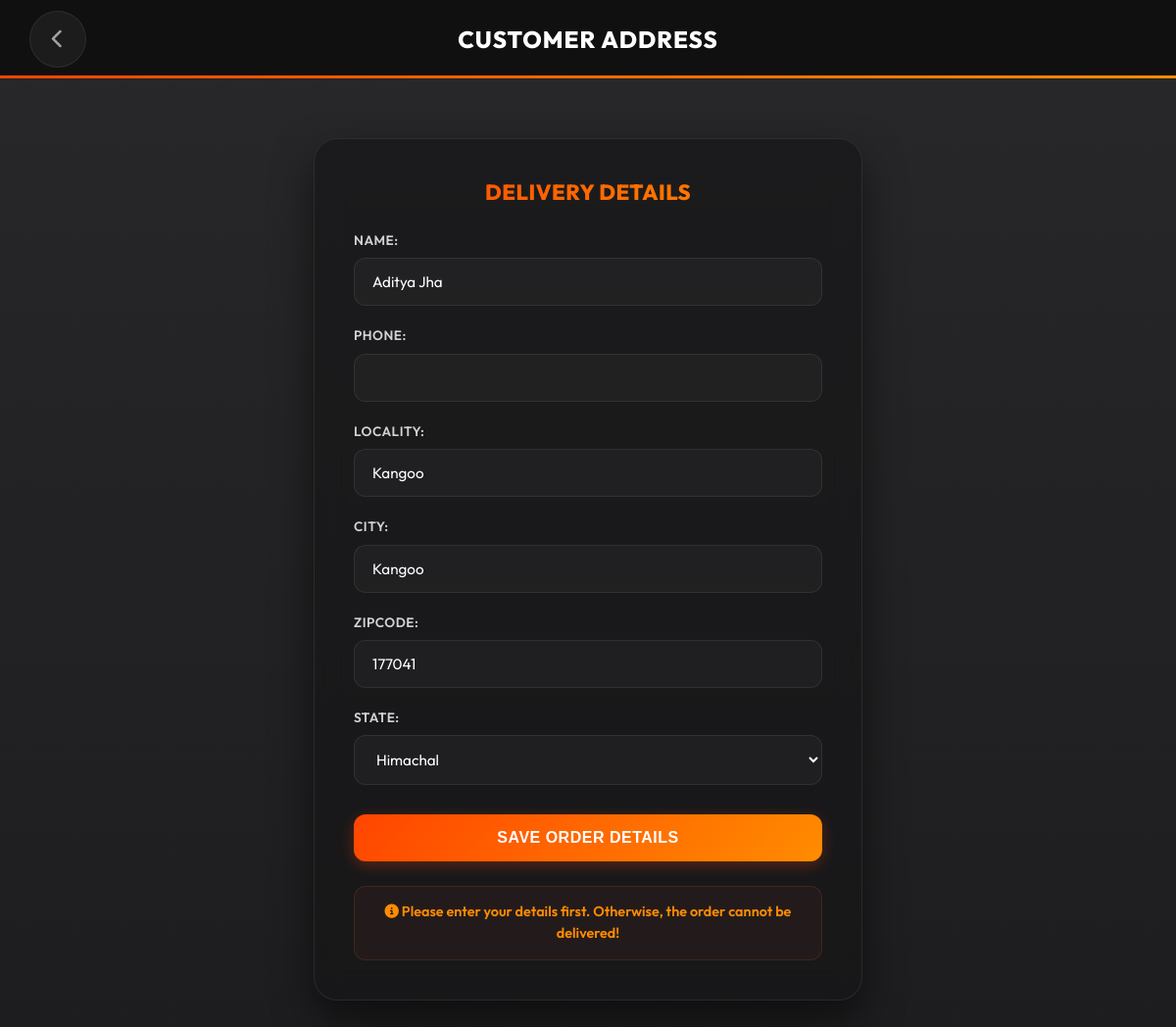
/customer/ (signed in), run on the app's committed database.
### app/models.py (models this page shows, shortened)
class Customer(models.Model):
	user = models.ForeignKey(User, on_delete = models.CASCADE)
	name = models.CharField(max_length = 200)
	locality = models.CharField(max_length= 200)
	city = models.CharField(max_length = 50)
	zipcode = models.IntegerField()
	state = models.CharField(choices = STATE_CHOICES, max_length = 50)
	phone = models.CharField(max_length = 15, blank = True, null = True)

### app/views.py (the view)
# urls.py: path('customer/',customer_form, name='customer_form'),
def customer_form(request):
    if not request.user.is_authenticated:
        return redirect('login')
    customer_instance = Customer.objects.filter(user=request.user).last()
    if request.method == 'POST':
        form = CustomerForm(request.POST, instance=customer_instance)
        if form.is_valid():
            customer = form.save(commit=False)
            customer.user = request.user
            customer.save()
            return redirect('pay_now')
    else:
        form = CustomerForm(instance=customer_instance)
    return render(request, 'customer_form.html', {'form': form})

### app/forms.py
class CustomerForm(forms.ModelForm):
    class Meta:
        model = Customer
        fields = ['name', 'phone', 'locality', 'city', 'zipcode', 'state']

### app/context_processors.py (called while the page is built)
def cart(request):
	cart = Cart(request)
	context = {
		"cart": cart
	}
	return context

def cart_context_processor(request):
    try:
        cart, created = Cart.objects.get_or_create(user=request.user)
        cart_items = cart.products.all()
        cart_length = len(cart_items)
    except TypeError:
        cart_length = 0
    return {
        'cart_length': cart_length
    }

### app/templates/customer_form.html (shortened to what this page needs)
{% load static %}
<!DOCTYPE html>
<html lang="en">
<head>
</head>
<body>
    <header>
        <a href="/cart" class="back-btn"><i class="fa-solid fa-chevron-left"></i></a>
        <h1>Customer Address</h1>
    </header>
    <main>
        <form class="control-form" method="POST" action="{% url 'customer_form' %}">
            <h2>Delivery Details</h2>
            {{ form.as_p }}
            <button type="submit">Save Order Details</button>
            <div class="info-note">
                <p><i class="fa-solid fa-circle-info"></i> Please enter your details first. Otherwise, the order cannot be delivered!</p>
            </div>
        </form>
    </main>
</body>
</html>

### data on the page
Customer: name "Aditya Jha", locality "Kangoo", city "Kangoo", zipcode "177041", state "Himachal"
